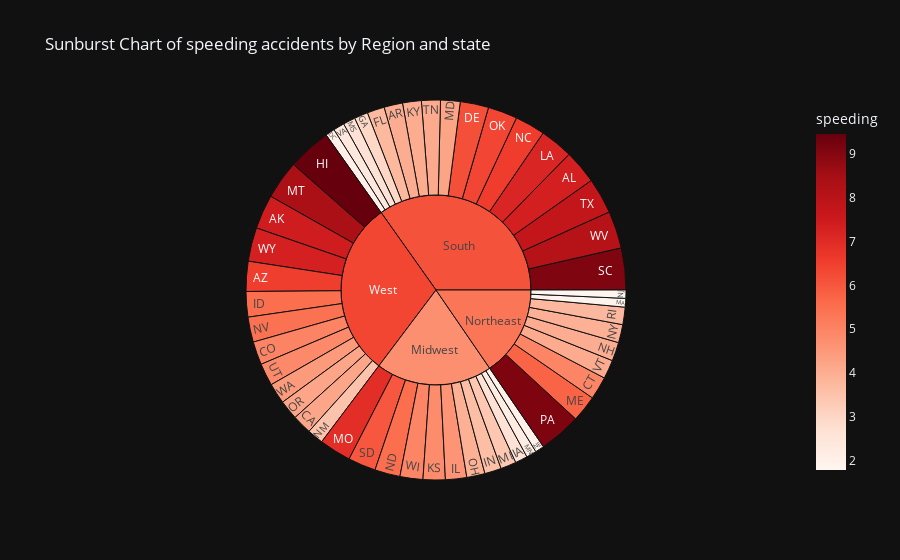

Write notebook code for a chart like this one.
### Code cell
#sunburst chart of region wise and statewise speeding accidents
fig=px.sunburst(df,
                path=['region','abbrev'],
                values='speeding',
                title="Sunburst Chart of speeding accidents by Region and state",
                color='speeding',
                color_continuous_scale='Reds',
                template='plotly_dark')
fig.show()

### Figure 1 — Plotly figure (JSON) as saved in the notebook; plotly's stock layout.template omitted (floating-point values rounded to 4 significant figures)
{"data": [{"branchvalues": "total", "customdata": [[7.332], [7.421], [6.51], [4.032], [4.2], [5.032], [4.968], [6.156], [2.006], [3.759], [2.964], [9.45], [5.508], [4.608], [3.625], [2.669], [4.806], [4.066], [7.175], [5.738], [4.25], [1.886], [3.384], [2.208], [2.64], [6.923], [8.346], [1.937], [5.439], [4.06], [1.792], [3.496], [3.936], [6.552], [5.497], [3.948], [6.368], [4.224], [9.1], [3.774], [9.082], [6.014], [4.095], [7.76], [4.859], [4.08], [2.413], [4.452], [8.092], [4.968], [7.308], [6.109], [6.377], [5.34], [4.73]], "domain": {"x": [0, 1], "y": [0, 1]}, "hovertemplate": "labels=%{label}<br>speeding_sum=%{value}<br>parent=%{parent}<br>id=%{id}<br>speeding=%{color}<extra></extra>", "ids": ["South/AL", "West/AK", "West/AZ", "South/AR", "West/CA", "West/CO", "Northeast/CT", "South/DE", "South/DC", "South/FL", "South/GA", "West/HI", "West/ID", "Midwest/IL", "Midwest/IN", "Midwest/IA", "Midwest/KS", "South/KY", "South/LA", "Northeast/ME", "South/MD", "Northeast/MA", "Midwest/MI", "Midwest/MN", "South/MS", "Midwest/MO", "West/MT", "Midwest/NE", "West/NV", "Northeast/NH", "Northeast/NJ", "West/NM", "Northeast/NY", "South/NC", "Midwest/ND", "Midwest/OH", "South/OK", "West/OR", "Northeast/PA", "Northeast/RI", "South/SC", "Midwest/SD", "South/TN", "South/TX", "West/UT", "Northeast/VT", "South/VA", "West/WA", "South/WV", "Midwest/WI", "West/WY", "South", "West", "Northeast", "Midwest"], "labels": ["AL", "AK", "AZ", "AR", "CA", "CO", "CT", "DE", "DC", "FL", "GA", "HI", "ID", "IL", "IN", "IA", "KS", "KY", "LA", "ME", "MD", "MA", "MI", "MN", "MS", "MO", "MT", "NE", "NV", "NH", "NJ", "NM", "NY", "NC", "ND", "OH", "OK", "OR", "PA", "RI", "SC", "SD", "TN", "TX", "UT", "VT", "VA", "WA", "WV", "WI", "WY", "South", "West", "Northeast", "Midwest"], "marker": {"coloraxis": "coloraxis", "colors": [7.332, 7.421, 6.51, 4.032, 4.2, 5.032, 4.968, 6.156, 2.006, 3.759, 2.964, 9.45, 5.508, 4.608, 3.625, 2.669, 4.806, 4.066, 7.175, 5.738, 4.25, 1.886, 3.384, 2.208, 2.64, 6.923, 8.346, 1.937, 5.439, 4.06, 1.792, 3.496, 3.936, 6.552, 5.497, 3.948, 6.368, 4.224, 9.1, 3.774, 9.082, 6.014, 4.095, 7.76, 4.859, 4.08, 2.413, 4.452, 8.092, 4.968, 7.308, 6.109, 6.377, 5.34, 4.73]}, "name": "", "parents": ["South", "West", "West", "South", "West", "West", "Northeast", "South", "South", "South", "South", "West", "West", "Midwest", "Midwest", "Midwest", "Midwest", "South", "South", "Northeast", "South", "Northeast", "Midwest", "Midwest", "South", "Midwest", "West", "Midwest", "West", "Northeast", "Northeast", "West", "Northeast", "South", "Midwest", "Midwest", "South", "West", "Northeast", "Northeast", "South", "Midwest", "South", "South", "West", "Northeast", "South", "West", "South", "Midwest", "West", "", "", "", ""], "type": "sunburst", "values": [7.332, 7.421, 6.51, 4.032, 4.2, 5.032, 4.968, 6.156, 2.006, 3.759, 2.964, 9.45, 5.508, 4.608, 3.625, 2.669, 4.806, 4.066, 7.175, 5.738, 4.25, 1.886, 3.384, 2.208, 2.64, 6.923, 8.346, 1.937, 5.439, 4.06, 1.792, 3.496, 3.936, 6.552, 5.497, 3.948, 6.368, 4.224, 9.1, 3.774, 9.082, 6.014, 4.095, 7.76, 4.859, 4.08, 2.413, 4.452, 8.092, 4.968, 7.308, 88.74, 76.25, 39.33, 50.59]}], "layout": {"coloraxis": {"colorbar": {"title": {"text": "speeding"}}, "colorscale": [[0, "rgb(255,245,240)"], [0.125, "rgb(254,224,210)"], [0.25, "rgb(252,187,161)"], [0.375, "rgb(252,146,114)"], [0.5, "rgb(251,106,74)"], [0.625, "rgb(239,59,44)"], [0.75, "rgb(203,24,29)"], [0.875, "rgb(165,15,21)"], [1, "rgb(103,0,13)"]]}, "legend": {"tracegroupgap": 0}, "title": {"text": "Sunburst Chart of speeding accidents by Region and state"}}}
